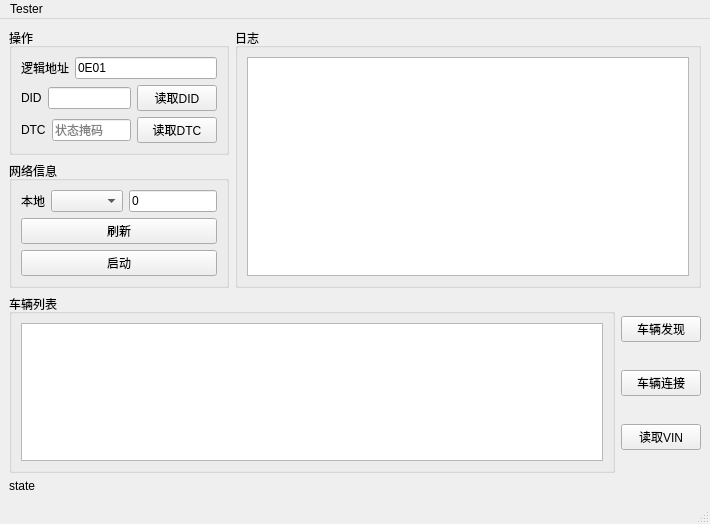
<?xml version="1.0" encoding="UTF-8"?>
<ui version="4.0">
 <class>MainWindow</class>
 <widget class="QMainWindow" name="MainWindow">
  <property name="geometry">
   <rect>
    <x>0</x>
    <y>0</y>
    <width>710</width>
    <height>524</height>
   </rect>
  </property>
  <property name="sizePolicy">
   <sizepolicy hsizetype="Minimum" vsizetype="Minimum">
    <horstretch>0</horstretch>
    <verstretch>0</verstretch>
   </sizepolicy>
  </property>
  <property name="minimumSize">
   <size>
    <width>400</width>
    <height>180</height>
   </size>
  </property>
  <property name="windowTitle">
   <string>MainWindow</string>
  </property>
  <widget class="QWidget" name="centralwidget">
   <layout class="QGridLayout" name="gridLayout_5">
    <item row="0" column="0">
     <layout class="QVBoxLayout" name="verticalLayout_5">
      <item>
       <layout class="QHBoxLayout" name="horizontalLayout_7">
        <item>
         <layout class="QVBoxLayout" name="verticalLayout_4">
          <item>
           <widget class="QGroupBox" name="groupBox">
            <property name="sizePolicy">
             <sizepolicy hsizetype="Maximum" vsizetype="Preferred">
              <horstretch>0</horstretch>
              <verstretch>0</verstretch>
             </sizepolicy>
            </property>
            <property name="minimumSize">
             <size>
              <width>0</width>
              <height>0</height>
             </size>
            </property>
            <property name="maximumSize">
             <size>
              <width>220</width>
              <height>16777215</height>
             </size>
            </property>
            <property name="title">
             <string>操作</string>
            </property>
            <layout class="QGridLayout" name="gridLayout">
             <item row="0" column="0">
              <layout class="QVBoxLayout" name="verticalLayout">
               <item>
                <layout class="QHBoxLayout" name="horizontalLayout">
                 <item>
                  <widget class="QLabel" name="label_2">
                   <property name="text">
                    <string>逻辑地址</string>
                   </property>
                  </widget>
                 </item>
                 <item>
                  <widget class="QLineEdit" name="lineEdit_logicAddr">
                   <property name="text">
                    <string>0E01</string>
                   </property>
                   <property name="maxLength">
                    <number>4</number>
                   </property>
                   <property name="placeholderText">
                    <string>0E80</string>
                   </property>
                  </widget>
                 </item>
                </layout>
               </item>
              </layout>
             </item>
             <item row="2" column="0">
              <layout class="QHBoxLayout" name="horizontalLayout_2">
               <item>
                <widget class="QLabel" name="label">
                 <property name="text">
                  <string>DID</string>
                 </property>
                </widget>
               </item>
               <item>
                <widget class="QLineEdit" name="lineEdit_DID"/>
               </item>
               <item>
                <widget class="QPushButton" name="pushButton_readDID">
                 <property name="text">
                  <string>读取DID</string>
                 </property>
                </widget>
               </item>
              </layout>
             </item>
             <item row="3" column="0">
              <layout class="QHBoxLayout" name="horizontalLayout_4">
               <item>
                <widget class="QLabel" name="label_3">
                 <property name="text">
                  <string>DTC</string>
                 </property>
                </widget>
               </item>
               <item>
                <widget class="QLineEdit" name="lineEdit_DTC">
                 <property name="placeholderText">
                  <string>状态掩码</string>
                 </property>
                </widget>
               </item>
               <item>
                <widget class="QPushButton" name="pushButton_readDTC">
                 <property name="text">
                  <string>读取DTC</string>
                 </property>
                </widget>
               </item>
              </layout>
             </item>
            </layout>
           </widget>
          </item>
          <item>
           <widget class="QGroupBox" name="groupBox_3">
            <property name="sizePolicy">
             <sizepolicy hsizetype="Maximum" vsizetype="Preferred">
              <horstretch>0</horstretch>
              <verstretch>0</verstretch>
             </sizepolicy>
            </property>
            <property name="minimumSize">
             <size>
              <width>0</width>
              <height>0</height>
             </size>
            </property>
            <property name="maximumSize">
             <size>
              <width>220</width>
              <height>16777215</height>
             </size>
            </property>
            <property name="title">
             <string>网络信息</string>
            </property>
            <layout class="QGridLayout" name="gridLayout_4">
             <item row="0" column="0">
              <layout class="QVBoxLayout" name="verticalLayout_3">
               <item>
                <layout class="QHBoxLayout" name="horizontalLayout_5">
                 <item>
                  <widget class="QLabel" name="label_5">
                   <property name="text">
                    <string>本地</string>
                   </property>
                  </widget>
                 </item>
                 <item>
                  <widget class="QComboBox" name="comboBox_iface"/>
                 </item>
                 <item>
                  <widget class="QLineEdit" name="lineEdit_UDP_DISCOVER">
                   <property name="text">
                    <string>0</string>
                   </property>
                  </widget>
                 </item>
                </layout>
               </item>
               <item>
                <widget class="QPushButton" name="pushButton_refresh">
                 <property name="text">
                  <string>刷新</string>
                 </property>
                </widget>
               </item>
               <item>
                <layout class="QHBoxLayout" name="horizontalLayout_6">
                 <item>
                  <widget class="QPushButton" name="pushButton_start">
                   <property name="text">
                    <string>启动</string>
                   </property>
                  </widget>
                 </item>
                </layout>
               </item>
              </layout>
             </item>
            </layout>
           </widget>
          </item>
         </layout>
        </item>
        <item>
         <widget class="QGroupBox" name="groupBox_2">
          <property name="title">
           <string>日志</string>
          </property>
          <layout class="QGridLayout" name="gridLayout_2">
           <item row="0" column="0">
            <layout class="QVBoxLayout" name="verticalLayout_2">
             <item>
              <widget class="QTextBrowser" name="textBrowser"/>
             </item>
            </layout>
           </item>
          </layout>
         </widget>
        </item>
       </layout>
      </item>
      <item>
       <layout class="QHBoxLayout" name="horizontalLayout_3">
        <item>
         <widget class="QGroupBox" name="groupBox_4">
          <property name="title">
           <string>车辆列表</string>
          </property>
          <layout class="QGridLayout" name="gridLayout_3">
           <item row="0" column="0">
            <widget class="QTableView" name="tableView_ECU_List"/>
           </item>
          </layout>
         </widget>
        </item>
        <item>
         <layout class="QVBoxLayout" name="verticalLayout_6">
          <item>
           <widget class="QPushButton" name="pushButton">
            <property name="text">
             <string>车辆发现</string>
            </property>
           </widget>
          </item>
          <item>
           <widget class="QPushButton" name="pushButton_vic_connect">
            <property name="text">
             <string>车辆连接</string>
            </property>
           </widget>
          </item>
          <item>
           <widget class="QPushButton" name="pushButton_3">
            <property name="text">
             <string>读取VIN</string>
            </property>
           </widget>
          </item>
         </layout>
        </item>
       </layout>
      </item>
      <item>
       <widget class="QLabel" name="label_state">
        <property name="text">
         <string>state</string>
        </property>
       </widget>
      </item>
     </layout>
    </item>
   </layout>
  </widget>
  <widget class="QMenuBar" name="menubar">
   <property name="geometry">
    <rect>
     <x>0</x>
     <y>0</y>
     <width>710</width>
     <height>21</height>
    </rect>
   </property>
   <widget class="QMenu" name="menuTester">
    <property name="title">
     <string>Tester</string>
    </property>
   </widget>
   <addaction name="menuTester"/>
  </widget>
  <widget class="QStatusBar" name="statusbar"/>
 </widget>
 <resources/>
 <connections/>
</ui>
